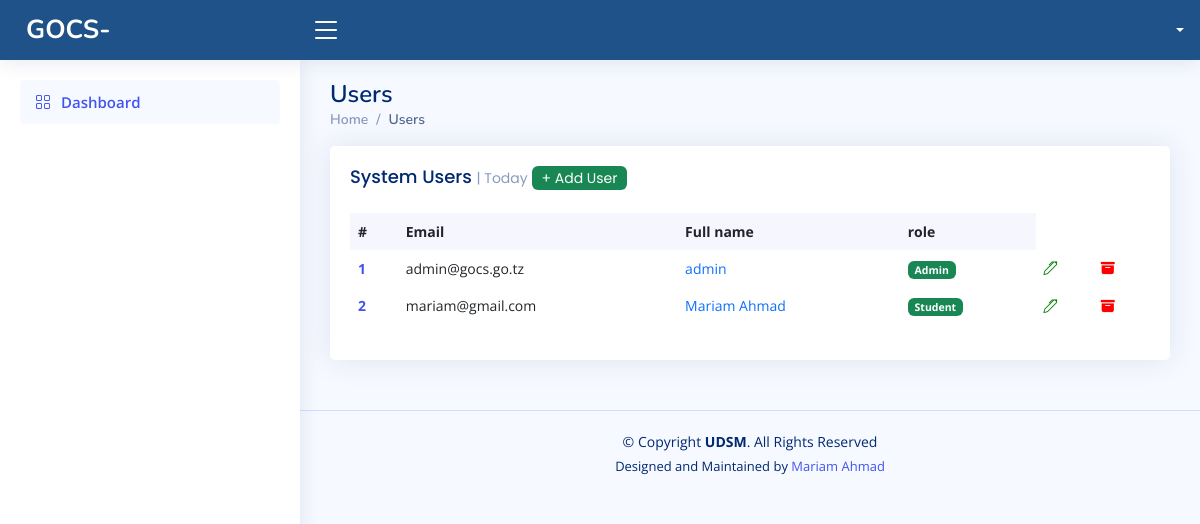
Before: /modules/admin/user.php with the older database file.
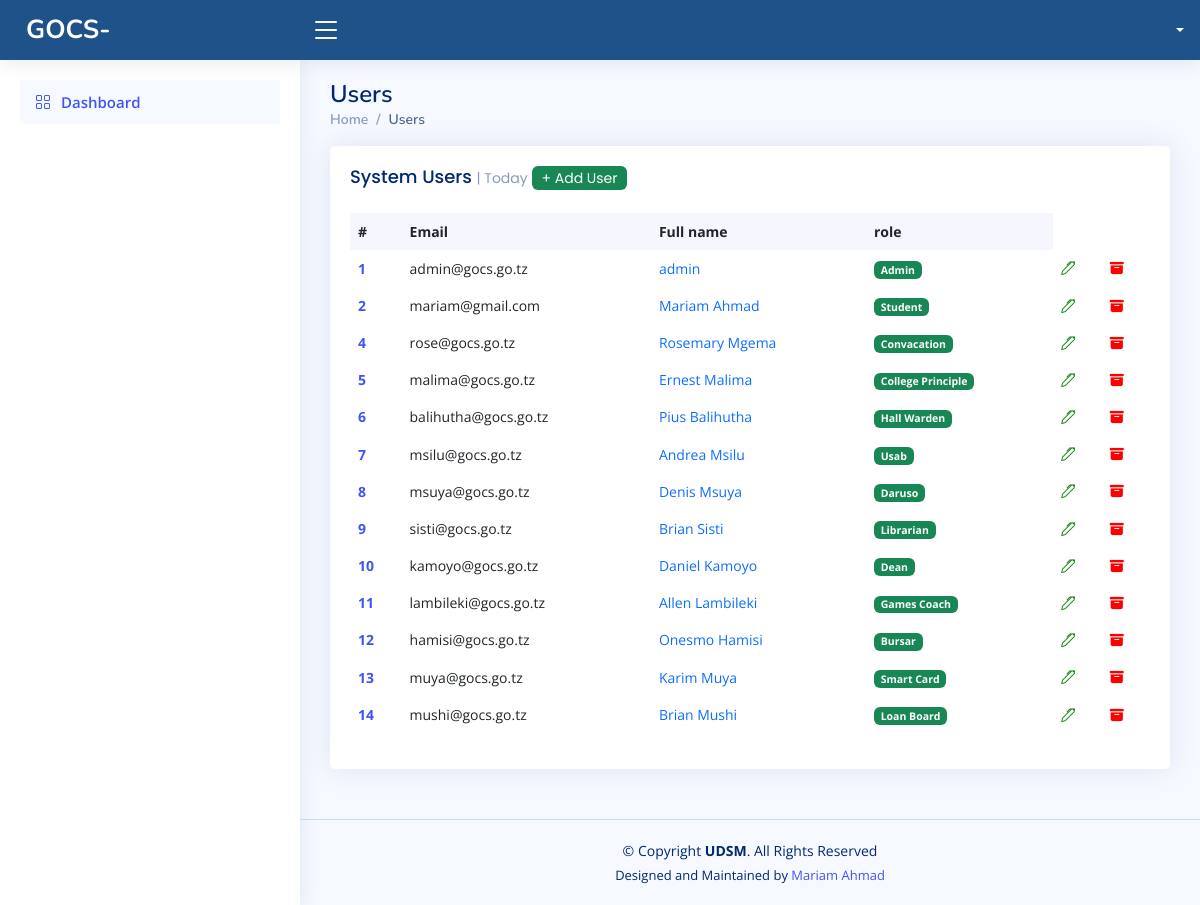
After: the same page with the newer database file.
### tables this page shows
CREATE TABLE `user` (
  `id` int(255) NOT NULL,
  `email` text NOT NULL,
  `fullname` text NOT NULL,
  `id_number` text NOT NULL,
  `role` text NOT NULL,
  `status` text NOT NULL,
  `password` text NOT NULL
);

### api/dashboard.php (called while the page is built, shortened)
<?php
include '../../connection/index.php';
  $query="select * from user";
  $result4=mysqli_query($connect,$query);
 ?>

### modules/admin/user.php (the view, shortened to what this page needs)
<?php
include '../../api/dashboard.php';
 ?>
<!DOCTYPE html>
<html lang="en">
<?php include "../../head/head.php"; ?>
<body>
  <?php include "../../header/header.php"; ?>
  <?php include "../../aside/index.php" ?>
  <main id="main" class="main">
    <div class="pagetitle">
      <h1>Users</h1>
      <nav>
        <ol class="breadcrumb">
          <li class="breadcrumb-item"><a href="../home.php">Home</a></li>
          <li class="breadcrumb-item active">Users</li>
        </ol>
      </nav>
    </div>
    <section class="section dashboard">
      <div class="row">
            <div class="col-12">
              <div class="card recent-sales overflow-auto">
                <div class="card-body">
                  <h5 class="card-title">System Users <span>| Today</span> <a href="add-user.php"><span class="badge bg-success text-white">+ Add User</span></a></h5>
                  <table class="table table-borderless datatable">
                    <thead>
                      <tr>
                        <th scope="col">#</th>
                        <th scope="col">Email</th>
                        <th scope="col">Full name</th>
                        <th scope="col">role</th>
                      </tr>
                    </thead>
                    <tbody>
                    <?php
                                                    while($rows4=$result4->fetch_assoc())
                                                         {
                                                       ?>
                      <tr>
                        <th scope="row"><a href="#"><?php echo $rows4['id'];?></a></th>
                        <td><?php echo $rows4['email'];?></td>
                        <td><a href="#" class="text-primary"><?php echo $rows4['fullname'];?></a></td>
                        <td><span class="badge bg-success"><?php if($rows4['role'] == '1') {
                          echo 'Admin';
                        } else if ($rows4['role'] == '2') {
                          echo 'Student';
                        } else if ($rows4['role'] == '3') {
                          echo 'Convacation';
                        } else if ($rows4['role'] == '4') {
                          echo 'College Principle';
                        } else if ($rows4['role'] == '5') {
                          echo 'Hall Warden';
                        } else if ($rows4['role'] == '6') {
                          echo 'Usab';
                        } else if($rows4['role'] == '7') {
                          echo 'Daruso';
                        } else if($rows4['role'] == '8') {
                          echo 'Librarian';
                        } else if($rows4['role'] == '9') {
                          echo 'Dean';
                        }  else if($rows4['role'] == '10') {
                          echo 'Games Coach';
                        } else if($rows4['role'] == '11') {
                          echo 'Bursar';
                        } else if($rows4['role'] == '12') {
                          echo 'Smart Card';
                        } else if($rows4['role'] == '13') {
                          echo 'Loan Board';
                        }
                        ?></span></td>
                        <td><a href="update.php?id=<?php echo base64_encode($rows4['id']); ?>"><i class="bi bi-pen" style="color: green;"></i></a></td>
                        <td><a href="delete.php?id=<?php echo base64_encode($rows4['id']); ?>"><i class="bi bi-archive-fill" style="color: red;"></i></a></td>
                      </tr>
                      <?php
                                                     }
                                                     ?>
                    </tbody>
                  </table>
                </div>
              </div>
            </div>
          </div>
    </section>
  </main>
  <?php include "../../footer/index.php"; ?>
  <?php include "../../js/index.php"; ?>
</body>
</html>

Changed rows visible on the page:
added user: id "4", email "rose@gocs.go.tz", fullname "Rosemary Mgema", role "Convacation"
added user: id "5", email "malima@gocs.go.tz", fullname "Ernest Malima", role "College Principle"
added user: id "6", email "balihutha@gocs.go.tz", fullname "Pius Balihutha", role "Hall Warden"
added user: id "7", email "msilu@gocs.go.tz", fullname "Andrea Msilu", role "Usab"
added user: id "8", email "msuya@gocs.go.tz", fullname "Denis Msuya", role "Daruso"
added user: id "9", email "sisti@gocs.go.tz", fullname "Brian Sisti", role "Librarian"
added user: id "10", email "kamoyo@gocs.go.tz", fullname "Daniel Kamoyo", role "Dean"
added user: id "11", email "lambileki@gocs.go.tz", fullname "Allen Lambileki", role "Games Coach"
added user: id "12", email "hamisi@gocs.go.tz", fullname "Onesmo Hamisi", role "Bursar"
added user: id "13", email "muya@gocs.go.tz", fullname "Karim Muya", role "Smart Card"
added user: id "14", email "mushi@gocs.go.tz", fullname "Brian Mushi", role "Loan Board"
